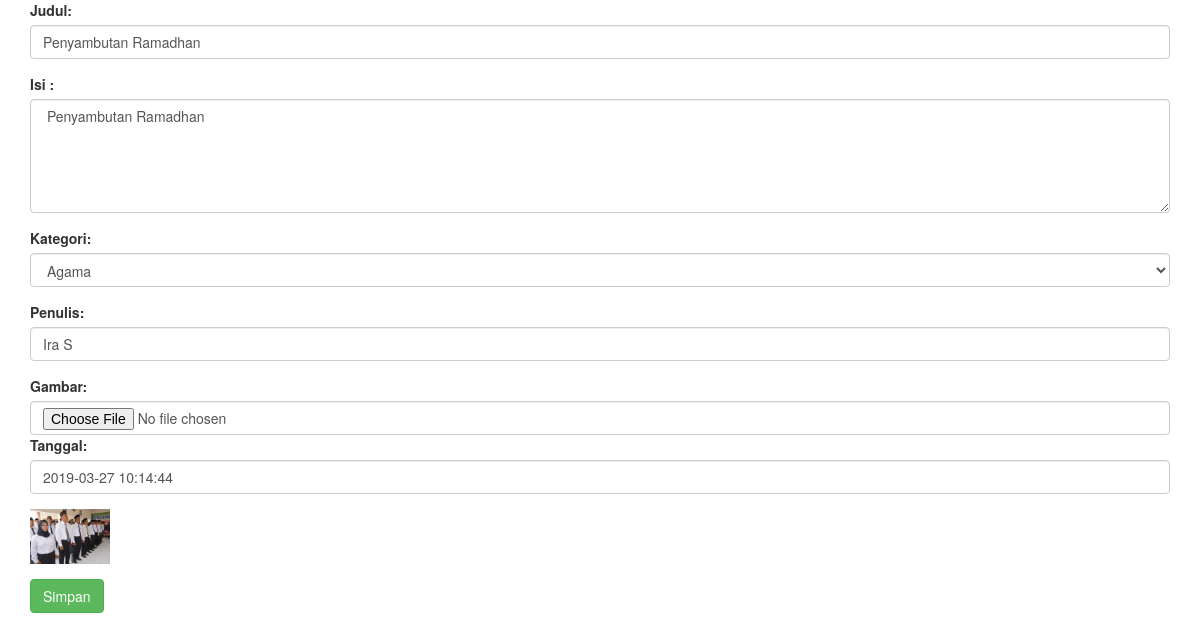
/index.php/Berita/select_by/2, run on the app's committed database.
### tables this page shows
CREATE TABLE `berita` (
  `id_berita` int(11) NOT NULL,
  `judul` varchar(35) NOT NULL,
  `isi` text NOT NULL,
  `kategori` varchar(12) NOT NULL,
  `penulis` varchar(25) NOT NULL,
  `gambar` text NOT NULL,
  `tanggal` datetime NOT NULL DEFAULT CURRENT_TIMESTAMP
);

### application/controllers/Berita.php (called while the page is built, shortened)
<?php
class Berita extends CI_Controller {
    function select_by($id) {
        $data['berita'] = $this->Berita_m->select_by_db($id);
        $this->load->view('berita_form_edit_v', $data);
    }
}

### index.php (called while the page is built, shortened)
<?php
require_once BASEPATH.'core/CodeIgniter.php';

### application/models/Berita_m.php (called while the page is built, shortened)
<?php
class Berita_m extends CI_Model{
    function select_by_db($id) {
        return $this->db  ->query("Select * FROM berita WHERE id_berita='$id'")->result();
    }
}

### application/views/berita_form_edit_v.php (the view, shortened to what this page needs)
<!DOCTYPE html>
<html>
<head>
    <link rel="stylesheet"
    href="https://maxcdn.bootstrapcdn.com/bootstrap/3.3.7/css/bootstrap.min.css">
</head>
<body>
    <div class="container">
    <?php
    foreach ($berita as $row) {
    ?>
    <form method="post" action="<?php echo site_url('Berita/edit');?>"
                  enctype="multipart/form-data">
                    <div class="form-group">
                        <label for="comment">Judul:</label>
                        <input type="text" class="form-control"
                               name="in_judul" required="" value="<?php echo $row->judul; ?>">
                    </div>
                    <div class="form-group">
                        <label for="comment">Isi : </label>
                        <textarea class="form-control" rows="5" name="in_isi" required=""> <?php echo $row->isi; ?></textarea>
                    </div>
                    <div class="form-group">
                        <label for="usr">Kategori:</label>
                        <select name="in_kategori" <?php echo $row->kategori; ?> class="form-control">
                            <option value="Agama">
                                Agama
                            </option>
                        </select>
                    </div>
                    <div class="form-group">
                        <label for="comment">Penulis:</label>
                        <input type="text" class="form-control"
                               name="in_penulis" required="" value="<?php echo $row->penulis; ?>">
                    </div>
                    <div clas="form_group">
                        <label for="usr">Gambar:</label>
                        <input type="file" required="" class="form-control" name="in_gambar">
                    </div>
                    <div class="form-group">
                                    <label for="comment">Tanggal:</label>
                                    <input type="text" class="form-control"
                                           name="in_tanggal" value="<?php echo $row->tanggal; ?>">
                                </div>
                    <div class="form-group">
                        <img src="<?php echo base_url();
                        ?>assets/upload/<?php echo $row->gambar; ?>"
                             style="width: 80px">
                    </div>
                    <button class="btn btn-success" type="submit">Simpan</button>
                </form>
                <?php
            }
            ?>
        </div>
    </body>
    </html>

### data on the page
berita: in_judul "Penyambutan Ramadhan", in_isi "Penyambutan Ramadhan", in_kategori "Agama", in_penulis "Ira S", in_tanggal "2019-03-27 10:14:44", gambar (picture)
